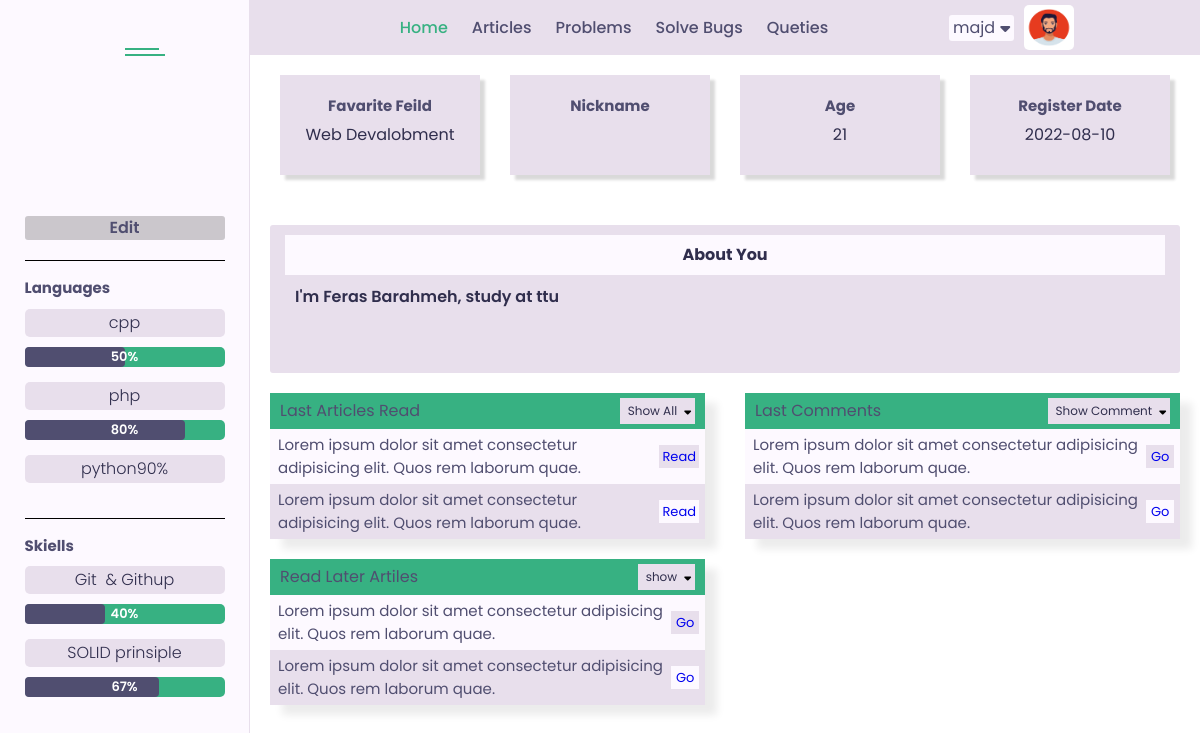
/fronend/profile.php (signed in), run on an earlier commit of the app's database.
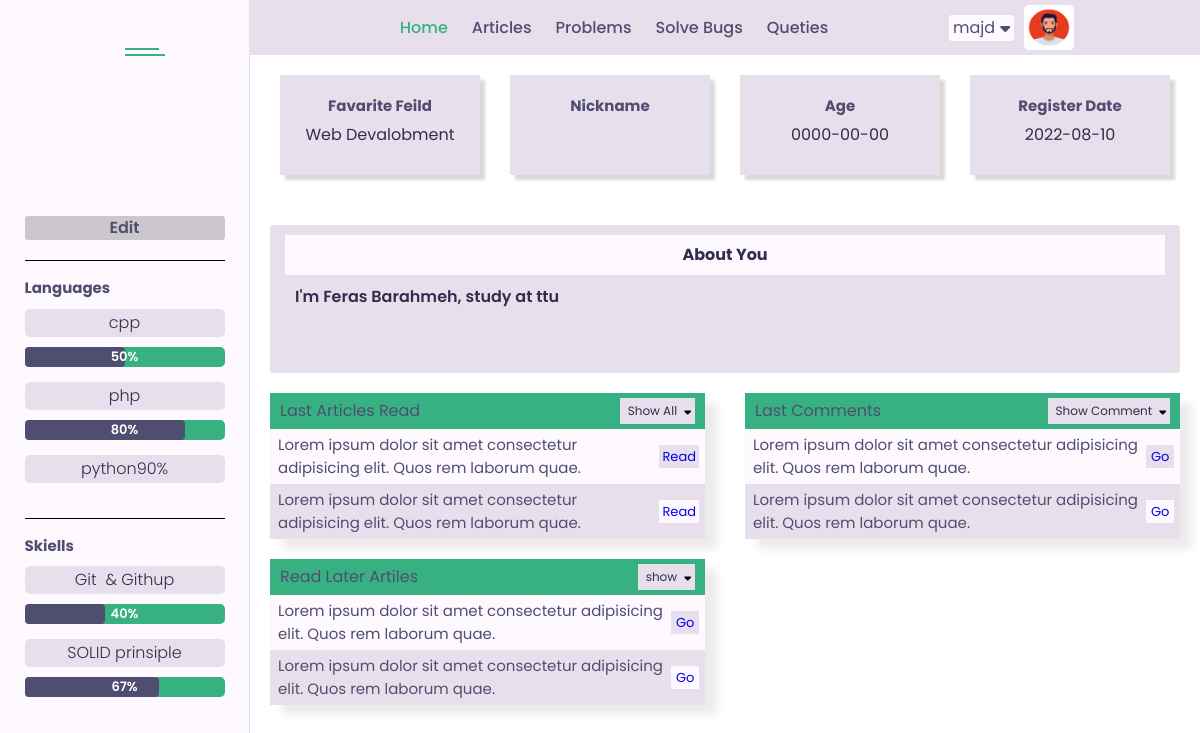
And on a later commit of the database.
### tables this page shows
CREATE TABLE `users` (
  `IdUser` int(11) NOT NULL COMMENT 'Identify user number',
  `userName` char(255) NOT NULL,
  `password` varchar(255) NOT NULL,
  `email` varchar(255) NOT NULL,
  `fullName` varchar(255) NOT NULL,
  `aboutYou` varchar(255) NOT NULL,
  `langs` varchar(255) DEFAULT NULL,
  `tools` text DEFAULT NULL,
  `permission` tinyint(11) NOT NULL,
  `age` date NOT NULL,
  `githup` varchar(50) DEFAULT NULL,
  `facebook` varchar(50) DEFAULT NULL,
  `twitter` varchar(50) DEFAULT NULL,
  `linkedin` varchar(50) DEFAULT NULL,
  `website` varchar(255) DEFAULT NULL,
  `nickname` varchar(50) DEFAULT NULL,
  `gender` varchar(6) DEFAULT NULL,
  `location` varchar(60) DEFAULT NULL,
  `education` text DEFAULT NULL,
  `work` text DEFAULT NULL,
  `imageName` varchar(255) DEFAULT NULL,
  `dataRegister` date NOT NULL
);

### commonBetweenBackFront/php/functions.php (called while the page is built, shortened)
        <?php
class Queries {
    public static function FromTable($filed='*', $table, $condition=NULL, $typeFetch = 'fetchAll', $ordered = null, $typeOrders = 'DESC', $limit = NULL) {
        global $db;
        if($ordered === null) {
            $stmt = $db->prepare("SELECT $filed FROM $table $condition $limit");
        } else {
            $stmt = $db->prepare("SELECT $filed FROM $table $condition ORDER BY $ordered $typeOrders $limit");
        }
        $stmt->execute();
        if ($typeFetch === 'fetchAll')
            $requerd = $stmt->fetchAll();
        elseif($typeFetch === 'fetch') {
            $requerd = $stmt->fetch();
        }
        return $requerd;
    }
}

### fronend/profile.php (the view, shortened to what the changed rows need)
<?php
    include ("init.php");
            ?>
            <?php
    function PrepareSkilleAndRate($langs) : array{
        $lang = explode(",", $langs);
        return $lang;
    }
    function SetProsses($to) {
        if (!empty($to)) {
            ?>
                <div class="prosses">
                    <div class="back" style="width: <?php echo $to ?>;"></div>
                    <div class="rate"><?php echo $to ?></div>
                </div>
            <?php
        }
    }
    function SetLanguges() {
        $lansUser = Queries::FromTable("langs", "users", "WHERE IdUser = {$_SESSION['IdUser']}", "fetch")['langs'];
        $langs = PrepareSkilleAndRate($lansUser);
        foreach ($langs as $lang) {
            $lang = explode(":", $lang);
            $langName = $lang[0];
            $langRate = $lang[1];
            ?>
                <li>
                    <div class="content-ul">
                        <label><?php echo $langName ?></label>
                        <?php SetProsses($langRate) ?>
                    </div>
                </li>
            <?php
        }
    }
    function SetTools() {
        $toolsUser = Queries::FromTable("tools", "users", "WHERE IdUser = {$_SESSION['IdUser']}", "fetch")['tools'];
        $tools = PrepareSkilleAndRate($toolsUser);
        foreach ($tools as $tool) {
            $tool = explode(":", $tool);
            $toolName = $tool[0];
            ?>
                <li>
                    <div class="content-ul">
                        <label><?php echo $toolName ?></label>
                    </div>
                </li>
            <?php
        }
    }
    function StructAside() {
        ?>
            <aside id="aside-profile-page" class="aside-profile-page">
                <nav>
                    <ul id="links-media" class="contanier-section">
                        <a href="editprofile.php?user=<?php echo $_SESSION['user'] ?>" class="edit-profile">Edit</a>
                    </ul>
                    <ul id="langs" class="contanier-section">
                        <h4>Languages</h4>
                        <?php SetLanguges() ?>
                    </ul>
                    <ul id="skils" class="contanier-section">
                        <h4>Skiells</h4>
                        <?php SetTools() ?>
                    </ul>
                </nav>
            </aside>
        <?php
    }
    function StructerCardsSection() {
        $user = Queries::FromTable("*", "users", "WHERE IdUser = {$_SESSION['IdUser']}", "fetch");
        ?>
            <section class="cards">
                    <div class="card-statistics">
                        <h4>Favarite Feild</h4>
                        <span>Web Devalobment</span>
                    </div>
                    <div class="card-statistics">
                        <h4>Nickname</h4>
                    </div>
                    <div class="card-statistics">
                        <h4>Age</h4>
                        <span><?php echo $user['age'] ?></span>
                    </div>
                    <div class="card-statistics">
                        <h4>Register Date</h4>
                        <span><?php echo $user['dataRegister'] ?></span>
                    </div>
            </section>
        <?php
    }
    function StructerStatistics() {
        $aboutUser = Queries::FromTable("aboutYou", "users", "WHERE IdUser = {$_SESSION['IdUser']}", "fetch")['aboutYou'];
        ?>
            <section class="about-you">
                <div class="header">
                    <h4>About You</h4>
                </div>
                <p>
                    <?php echo $aboutUser ?>
                </p>
            </section>
            <section class="Statistics-section">
                    <div class="inner-section">
                        <div class="header">
                            <h4>Last Articles Read</h4>
                            <span class="shrink-content" id="to-show-articls"><p>Show All</p><i class="fa fa-caret-down" id="down-section"></i><i class="fa-solid fa-caret-up" id="up-section"></i></span>
                        </div>
                        <ul id="articles">
                            <li><p>Lorem ipsum dolor sit amet consectetur adipisicing elit. Quos rem laborum quae.</p><a class="btn-a" href="#">Read</a></li>
                            <li><p>Lorem ipsum dolor sit amet consectetur adipisicing elit. Quos rem laborum quae.</p><a class="btn-a" href="#">Read</a></li>
                        </ul>
                    </div>
                    <div class="inner-section">
                        <div class="header">
                            <h4>Last Comments</h4>
                            <span class="shrink-content" id="to-show-comments"><p>Show Comment</p><i class="fa fa-caret-down" id="down-section-comm"></i><i class="fa-solid fa-caret-up" id="up-section-comm"></i></span>
                        </div>
                        <ul id="comments">
                            <li><p>Lorem ipsum dolor sit amet consectetur adipisicing elit. Quos rem laborum quae.</p><a class="btn-a" href="#">Go</a></li>
                            <li><p>Lorem ipsum dolor sit amet consectetur adipisicing elit. Quos rem laborum quae.</p><a class="btn-a" href="#">Go</a></li>
                        </ul>
                    </div>
                    <div class="inner-section">
                        <div class="header">
                            <h4>Read Later Artiles</h4>
                            <span class="shrink-content" id="to-queue-articles"><p>show</p><i class="fa fa-caret-down" id="down-queue-articles"></i><i class="fa-solid fa-caret-up" id="up-queue-articles"></i></span>
                        </div>
                        <ul id="queue-articles">
                            <li><p>Lorem ipsum dolor sit amet consectetur adipisicing elit. Quos rem laborum quae.</p><a class="btn-a" href="#">Go</a></li>
                            <li><p>Lorem ipsum dolor sit amet consectetur adipisicing elit. Quos rem laborum quae.</p><a class="btn-a" href="#">Go</a></li>
                        </ul>
                    </div>
            </section>
        <?php
    }
    function MainStructer() {
        ?>
            <?php StructAside() ?>
            <div class="main-contanier contanier-profile">
                <?php StructerCardsSection(); ?>
                <?php StructerStatistics(); ?>
            </div>
        <?php
    }
    if (isset($_SESSION) && !empty($_SESSION)) {
        MainStructer();
    } else {
        echo "Canot Inter";
    }
    include ($tpl . "footer.php");

### commonBetweenBackFront/php/images.php (shortened to what the changed rows need)
<?php
    class ShowImage {
        public static function SetImg($path, $nameImg, $class = NULL ) {
            global $commfilesImags;
            if ( ! empty ($nameImg)) {
                ?> <img src="<?php echo $path . $nameImg ?>" alt="Image" class="<?php echo $class ?>"> <?php
            } else {
                ?>  <img src="<?php echo $commfilesImags ?>/imagesProject/defaultImg.jpg" alt="Image" class="<?php echo $class ?>"> <?php
            }
        }
    }

What changed in the data, as far as the page shows it:
changed users "cpp": age "21" → "0000-00-00"
